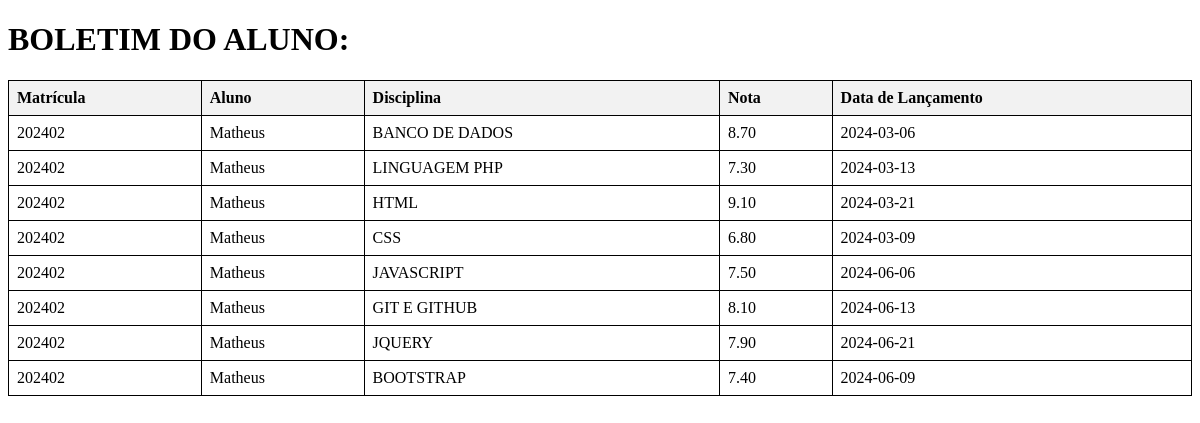
The page /aluno.php?aluno_id=2 (signed in) on the database its author committed.
### tables this page shows
CREATE TABLE `notas` (
  `id` int(11) NOT NULL AUTO_INCREMENT,
  `nota` decimal(5,2) NOT NULL,
  `dataL` date NOT NULL,
  `fk_aluno` int(11) NOT NULL,
  `fk_prof` int(11) NOT NULL,
  `fk_disc` int(11) NOT NULL,
  PRIMARY KEY (`id`),
  KEY `fk_aluno` (`fk_aluno`),
  KEY `fk_prof` (`fk_prof`),
  KEY `fk_disc` (`fk_disc`),
  CONSTRAINT `notas_ibfk_1` FOREIGN KEY (`fk_aluno`) REFERENCES `alunos` (`id`) ON DELETE CASCADE,
  CONSTRAINT `notas_ibfk_2` FOREIGN KEY (`fk_prof`) REFERENCES `professores` (`id`) ON DELETE CASCADE,
  CONSTRAINT `notas_ibfk_3` FOREIGN KEY (`fk_disc`) REFERENCES `disciplinas` (`id`) ON DELETE CASCADE
);

CREATE TABLE `alunos` (
  `id` int(11) NOT NULL AUTO_INCREMENT,
  `matricula` int(11) NOT NULL,
  `fk_user` int(11) NOT NULL,
  PRIMARY KEY (`id`),
  UNIQUE KEY `matricula` (`matricula`),
  KEY `fk_user` (`fk_user`),
  CONSTRAINT `alunos_ibfk_1` FOREIGN KEY (`fk_user`) REFERENCES `usuarios` (`id`) ON DELETE CASCADE
);

CREATE TABLE `usuarios` (
  `id` int(11) NOT NULL AUTO_INCREMENT,
  `nome` varchar(40) NOT NULL,
  `email` varchar(50) NOT NULL,
  `idade` int(11) NOT NULL,
  `cpf` varchar(14) NOT NULL,
  `senha` varchar(255) NOT NULL,
  `tipo` enum('Professor','Aluno') NOT NULL,
  PRIMARY KEY (`id`),
  UNIQUE KEY `email` (`email`),
  UNIQUE KEY `cpf` (`cpf`)
);

CREATE TABLE `disciplinas` (
  `id` int(11) NOT NULL AUTO_INCREMENT,
  `nome` varchar(30) NOT NULL,
  `fk_prof` int(11) DEFAULT NULL,
  PRIMARY KEY (`id`),
  KEY `fk_prof` (`fk_prof`),
  CONSTRAINT `disciplinas_ibfk_1` FOREIGN KEY (`fk_prof`) REFERENCES `professores` (`id`) ON DELETE SET NULL
);

### aluno.php (the view, shortened to what this page needs)
<!DOCTYPE html>
<html lang="pt-br">
<head>
</head>
<body>
    <H1> BOLETIM DO ALUNO:   </H1>
</body>
</html>
<?php
include("conexao.php");
$aluno_id = $_SESSION['aluno_id'];
$sql = "SELECT
    alunos.matricula,
    usuarios.nome AS aluno,
    disciplinas.nome AS disciplina,
    notas.nota,
    notas.dataL
FROM
    notas
INNER JOIN alunos ON notas.fk_aluno = alunos.id
INNER JOIN usuarios ON alunos.fk_user = usuarios.id
INNER JOIN disciplinas ON notas.fk_disc = disciplinas.id
WHERE
    alunos.id = '$aluno_id' " ;
$consulta = mysqli_query($connection, $sql);
if ($consulta) {
    if (mysqli_num_rows($consulta) >= 0) {
        echo "<table border='1'>";
        echo "<tr>
                <th>Matrícula</th>
                <th>Aluno</th>
                <th>Disciplina</th>
                <th>Nota</th>
                <th>Data de Lançamento</th>
              </tr>";
        while ($row = mysqli_fetch_assoc($consulta)) {
            echo "<tr>";
            echo "<td>" . $row['matricula'] . "</td>";
            echo "<td>" . $row['aluno'] . "</td>";
            echo "<td>" . $row['disciplina'] . "</td>";
            echo "<td>" . $row['nota'] . "</td>";
            echo "<td>" . $row['dataL'] . "</td>";
            echo "</tr>";
        }
        echo "</table>";
    } else {
        echo "Nenhum resultado encontrado.";
    }
} else {
    echo "Erro na consulta: " . mysqli_errno($connection) . " - " . mysqli_error($connection);
}
?>

### aluno.php (style rules this page uses)
table { width: 100%; border-collapse: collapse; }
table, th, td { border: 1px solid black; }
th, td { padding: 8px; text-align: left; }
th { background-color: #f2f2f2; }

### rows shown on the page
notas: fk_aluno.matricula "202402", usuarios.nome "Matheus", fk_disc.nome "BANCO DE DADOS", nota "8.70", dataL "2024-03-06"
notas: fk_aluno.matricula "202402", usuarios.nome "Matheus", fk_disc.nome "LINGUAGEM PHP", nota "7.30", dataL "2024-03-13"
notas: fk_aluno.matricula "202402", usuarios.nome "Matheus", fk_disc.nome "HTML", nota "9.10", dataL "2024-03-21"
notas: fk_aluno.matricula "202402", usuarios.nome "Matheus", fk_disc.nome "CSS", nota "6.80", dataL "2024-03-09"
notas: fk_aluno.matricula "202402", usuarios.nome "Matheus", fk_disc.nome "JAVASCRIPT", nota "7.50", dataL "2024-06-06"
notas: fk_aluno.matricula "202402", usuarios.nome "Matheus", fk_disc.nome "GIT E GITHUB", nota "8.10", dataL "2024-06-13"
notas: fk_aluno.matricula "202402", usuarios.nome "Matheus", fk_disc.nome "JQUERY", nota "7.90", dataL "2024-06-21"
notas: fk_aluno.matricula "202402", usuarios.nome "Matheus", fk_disc.nome "BOOTSTRAP", nota "7.40", dataL "2024-06-09"
